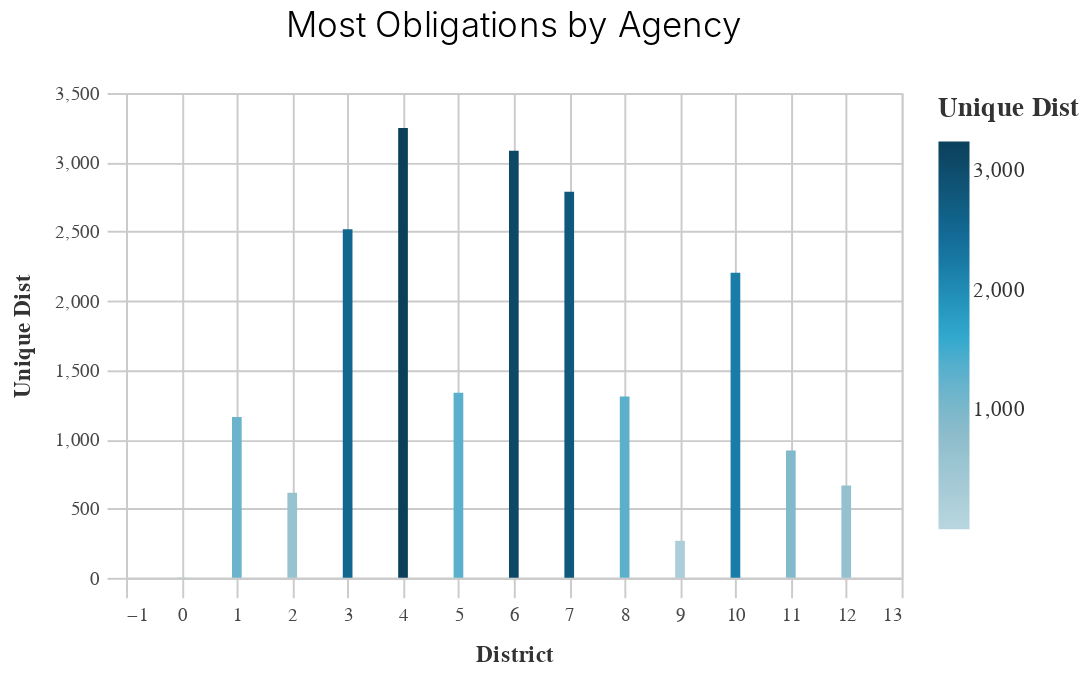

Notebook code for this chart:
### Code cell
#using df_top

_dla_utils.basic_bar_chart(df_top, "dist", "unique_dist").properties(
    title="Most Obligations by Agency")

### Figure 1 — Vega-Lite specification as saved in the notebook (floating-point values rounded to 4 significant figures)
{"usermeta": {"embedOptions": {"theme": "fivethirtyeight"}}, "config": {"view": {"continuousWidth": 400, "continuousHeight": 300}, "axis": {"domainColor": "#cbcbcb", "grid": true, "gridColor": "#cbcbcb", "gridWidth": 1, "labelColor": "#474747", "labelFont": "Nunito Sans", "labelFontSize": 10, "labelPadding": 4, "tickColor": "#cbcbcb", "tickSize": 10, "titleColor": "#333", "titleFont": "Raleway", "titleFontSize": 12, "titlePadding": 10}, "axisBand": {"grid": false}, "background": "white", "font": "Raleway", "header": {"labelFont": "Nunito Sans", "titleFont": "Raleway"}, "legend": {"labelColor": "#333", "labelFont": "Nunito Sans", "labelFontSize": 11, "labelLimit": 0, "padding": 1, "symbolSize": 30, "symbolType": "square", "titleColor": "#333", "titleFont": "Raleway", "titleFontSize": 14, "titlePadding": 10}, "title": {"anchor": "middle", "font": "Raleway", "fontSize": 18, "fontWeight": 300, "offset": 20}}, "data": {"name": "data-46346e04cb53e97d73dfcf3c6ffc2f91"}, "mark": "bar", "encoding": {"color": {"field": "unique_dist", "legend": {"title": "Unique Dist"}, "scale": {"range": ["#B9D6DF", "#8CBCCB", "#2EA8CE", "#136C97", "#0B405B"]}, "type": "quantitative"}, "x": {"field": "dist", "sort": "-y", "title": "District", "type": "quantitative"}, "y": {"field": "unique_dist", "title": "Unique Dist", "type": "quantitative"}}, "height": 250, "title": "Most Obligations by Agency", "width": 400, "$schema": "https://vega.github.io/schema/vega-lite/v4.17.0.json", "datasets": {"data-46346e04cb53e97d73dfcf3c6ffc2f91": [{"prefix": "CML", "unique_prefix": 3293, "prepared_y": 2018.0, "unique_prepared_y": 2827.0, "status_comment": "Authorized", "unique_status_comment": 19399, "project_location": "San Francisco Bay Area", "unique_project_location": 65, "type_of_work": "Bridge Replacement (tc)", "unique_type_of_work": 679, "mpo": "SCAG", "unique_mpo": 4988, "primary_agency_name": "Humboldt County", "unique_primary_agency_name": 627, "dist": 4.0, "unique_dist": 3248.0}, {"prefix": "HSIPL", "unique_prefix": 3282, "prepared_y": 2014.0, "unique_prepared_y": 2724.0, "status_comment": "..", "unique_status_comment": 194, "project_location": "Various Locations", "unique_project_location": 31, "type_of_work": "Bridge Replacement", "unique_type_of_work": 519, "mpo": "MTC", "unique_mpo": 3236, "primary_agency_name": "Los Angeles", "unique_primary_agency_name": 490, "dist": 6.0, "unique_dist": 3084.0}, {"prefix": "STPL", "unique_prefix": 2779, "prepared_y": 2019.0, "unique_prepared_y": 2665.0, "status_comment": "Prog Code Z400", "unique_status_comment": 108, "project_location": "Sacog Region", "unique_project_location": 29, "type_of_work": "FTA Transfer", "unique_type_of_work": 462, "mpo": "NON-MPO", "unique_mpo": 2592, "primary_agency_name": "Fresno", "unique_primary_agency_name": 459, "dist": 7.0, "unique_dist": 2787.0}, {"prefix": "ER", "unique_prefix": 1590, "prepared_y": 2015.0, "unique_prepared_y": 2575.0, "status_comment": "Prog Code M400", "unique_status_comment": 73, "project_location": "Golden Gate Bridge", "unique_project_location": 27, "type_of_work": "Permanent Restoration", "unique_type_of_work": 282, "mpo": "SACOG", "unique_mpo": 1865, "primary_agency_name": "Los Angeles County", "unique_primary_agency_name": 456, "dist": 3.0, "unique_dist": 2517.0}, {"prefix": "BRLO", "unique_prefix": 1402, "prepared_y": 2016.0, "unique_prepared_y": 2505.0, "status_comment": "Prog Code Z230", "unique_status_comment": 47, "project_location": "Throughout Kern County", "unique_project_location": 22, "type_of_work": "Road Rehabilitation", "unique_type_of_work": 269, "mpo": "CFCG", "unique_mpo": 1404, "primary_agency_name": "Santa Cruz County", "unique_primary_agency_name": 446, "dist": 10.0, "unique_dist": 2203.0}, {"prefix": "BRLS", "unique_prefix": 904, "prepared_y": 2020.0, "unique_prepared_y": 2350.0, "status_comment": "Prog Code Z003", "unique_status_comment": 30, "project_location": "Citywide", "unique_project_location": 18, "type_of_work": "Bridge Preventive Maintenance", "unique_type_of_work": 175, "mpo": "KCOG", "unique_mpo": 998, "primary_agency_name": "El Dorado County", "unique_primary_agency_name": 297, "dist": 5.0, "unique_dist": 1337.0}, {"prefix": "ATPL", "unique_prefix": 587, "prepared_y": 2017.0, "unique_prepared_y": 2333.0, "status_comment": "Prog Code M40E", "unique_status_comment": 26, "project_location": "Various Locations (see Comments)", "unique_project_location": 14, "type_of_work": "Emergency Opening", "unique_type_of_work": 153, "mpo": "STANCOG", "unique_mpo": 759, "primary_agency_name": "Kern County", "unique_primary_agency_name": 283, "dist": 8.0, "unique_dist": 1309.0}, {"prefix": "RPSTPL", "unique_prefix": 576, "prepared_y": 2021.0, "unique_prepared_y": 1917.0, "status_comment": "Prog Code M0E3", "unique_status_comment": 22, "project_location": "Various Locations In San Diego County", "unique_project_location": 14, "type_of_work": "Pavement Rehabilitation", "unique_type_of_work": 120, "mpo": "AMBAG", "unique_mpo": 745, "primary_agency_name": "Fresno County", "unique_primary_agency_name": 271, "dist": 1.0, "unique_dist": 1161.0}, {"prefix": "HPLUL", "unique_prefix": 332, "prepared_y": 2013.0, "unique_prepared_y": 193.0, "status_comment": "Prog Code M23E", "unique_status_comment": 17, "project_location": "County Of Madera", "unique_project_location": 13, "type_of_work": "Seismic Retrofit", "unique_type_of_work": 119, "mpo": "SJCG", "unique_mpo": 515, "primary_agency_name": "Bakersfield", "unique_primary_agency_name": 270, "dist": 11.0, "unique_dist": 920.0}, {"prefix": "SRTSL", "unique_prefix": 331, "prepared_y": 2012.0, "unique_prepared_y": 7.0, "status_comment": "Prog Code Z301", "unique_status_comment": 14, "project_location": "FTA transfer", "unique_project_location": 13, "type_of_work": "Bridge Rehabilitation", "unique_type_of_work": 110, "mpo": "TCAG", "unique_mpo": 489, "primary_agency_name": "San Joaquin County", "unique_primary_agency_name": 266, "dist": 12.0, "unique_dist": 666.0}, {"prefix": "ACSTP", "unique_prefix": 316, "prepared_y": 2011.0, "unique_prepared_y": 5.0, "status_comment": "Prog Code M230", "unique_status_comment": 13, "project_location": "Sixth Street Viaduct Over La River, Us 101, And Uprr, Bnsf, Amtrack, Lacmta And", "unique_project_location": 13, "type_of_work": "Storm Damage Restoration", "unique_type_of_work": 102, "mpo": "SDAG", "unique_mpo": 487, "primary_agency_name": "Stockton", "unique_primary_agency_name": 261, "dist": 2.0, "unique_dist": 614.0}, {"prefix": "BPMP", "unique_prefix": 307, "prepared_y": 2010.0, "unique_prepared_y": 1.0, "status_comment": "Prog Code M240", "unique_status_comment": 13, "project_location": "Various Locations Throughout The City", "unique_project_location": 13, "type_of_work": "Replace 2 Lane Bridge With 2 Lane Bridge (tc)", "unique_type_of_work": 87, "mpo": "SBCG", "unique_mpo": 340, "primary_agency_name": "Modesto", "unique_primary_agency_name": 243, "dist": 9.0, "unique_dist": 267.0}, {"prefix": "BPMPL", "unique_prefix": 272, "prepared_y": null, "unique_prepared_y": null, "status_comment": "Prog Code Z40E", "unique_status_comment": 13, "project_location": "In Stanislaus County", "unique_project_location": 12, "type_of_work": "Ac Overlay (tc)", "unique_type_of_work": 77, "mpo": "MCAG", "unique_mpo": 279, "primary_agency_name": "Mendocino County", "unique_primary_agency_name": 239, "dist": 0.0, "unique_dist": 4.0}, {"prefix": "FTACML", "unique_prefix": 267, "prepared_y": null, "unique_prepared_y": null, "status_comment": "Prog Code L23E", "unique_status_comment": 10, "project_location": "Stanislaus County", "unique_project_location": 12, "type_of_work": "Road Rehabilitation (tc)", "unique_type_of_work": 75, "mpo": "BCAG", "unique_mpo": 255, "primary_agency_name": "Sacramento County", "unique_primary_agency_name": 221, "dist": null, "unique_dist": null}, {"prefix": "HRRRL", "unique_prefix": 267, "prepared_y": null, "unique_prepared_y": null, "status_comment": "Prog Code RPS9", "unique_status_comment": 10, "project_location": "Various", "unique_project_location": 12, "type_of_work": "Bridge Rehabilitation (tc)", "unique_type_of_work": 72, "mpo": "SLAC", "unique_mpo": 240, "primary_agency_name": "Tulare County", "unique_primary_agency_name": 205, "dist": null, "unique_dist": null}, {"prefix": "BHLS", "unique_prefix": 261, "prepared_y": null, "unique_prepared_y": null, "status_comment": "Hold for FTIP amendment.", "unique_status_comment": 9, "project_location": "Bay Area", "unique_project_location": 11, "type_of_work": "Road Reconstruction", "unique_type_of_work": 68, "mpo": "STPA", "unique_mpo": 207, "primary_agency_name": "Stanislaus County", "unique_primary_agency_name": 202, "dist": null, "unique_dist": null}, {"prefix": "CMLNI", "unique_prefix": 250, "prepared_y": null, "unique_prepared_y": null, "status_comment": "Prog Code L40E", "unique_status_comment": 8, "project_location": "City Of Atwater", "unique_project_location": 11, "type_of_work": "Install Traffic Signal", "unique_type_of_work": 57, "mpo": "MCTC", "unique_mpo": 194, "primary_agency_name": "Sacramento", "unique_primary_agency_name": 182, "dist": null, "unique_dist": null}, {"prefix": "ACSTER", "unique_prefix": 230, "prepared_y": null, "unique_prepared_y": null, "status_comment": "Prog Code M003", "unique_status_comment": 8, "project_location": "City Of Visalia", "unique_project_location": 11, "type_of_work": "Bridge Preventative Maintenance", "unique_type_of_work": 43, "mpo": "KCAG", "unique_mpo": 141, "primary_agency_name": "Placer County", "unique_primary_agency_name": 173, "dist": null, "unique_dist": null}, {"prefix": "STPLZ", "unique_prefix": 174, "prepared_y": null, "unique_prepared_y": null, "status_comment": "Prog Code Z240", "unique_status_comment": 7, "project_location": "City Of Wasco", "unique_project_location": 11, "type_of_work": "Replace Bridge (tc)", "unique_type_of_work": 43, "mpo": "SANDAG", "unique_mpo": 137, "primary_agency_name": "Clovis", "unique_primary_agency_name": 157, "dist": null, "unique_dist": null}, {"prefix": "STPLN", "unique_prefix": 111, "prepared_y": null, "unique_prepared_y": null, "status_comment": "Prog Code L230", "unique_status_comment": 6, "project_location": "Sf Bay Area: Regionwide", "unique_project_location": 11, "type_of_work": "Pedestrian Improvements", "unique_type_of_work": 42, "mpo": "SJCOG", "unique_mpo": 134, "primary_agency_name": "Santa Barbara County", "unique_primary_agency_name": 153, "dist": null, "unique_dist": null}]}}
